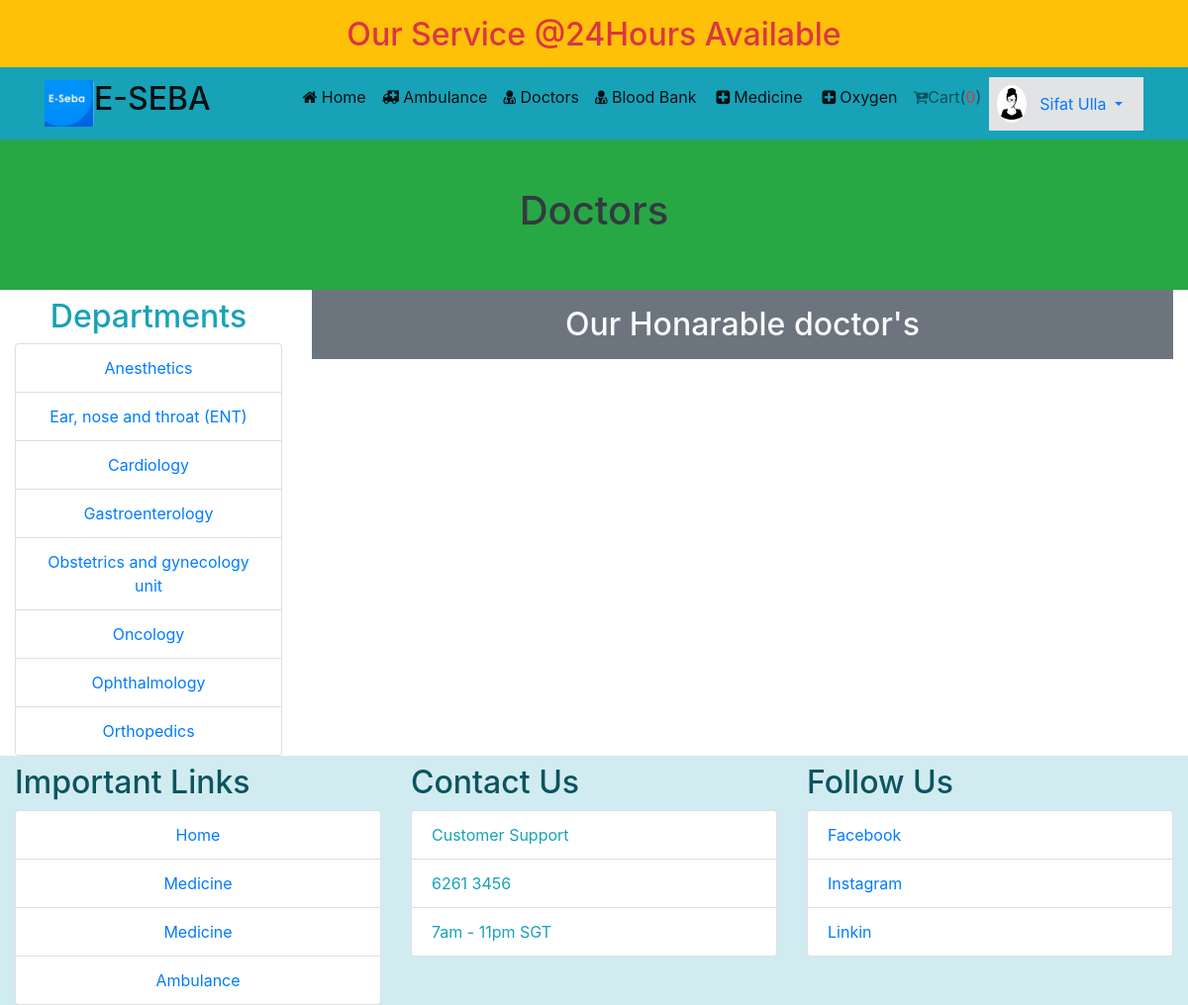
Page /departments.php (signed in) on the committed database.
### tables this page shows
CREATE TABLE `departments` (
  `dept_id` int(11) NOT NULL,
  `dept_name` varchar(200) NOT NULL
);

### classes/Doctors.php (called while the page is built, shortened)
<?php
 $filepath = realpath(dirname(__FILE__));
 include_once ($filepath.'/../lib/Database.php');
class Doctors
{
	private $db;
	function __construct(){
		$this->db = new Database();
	}
	public function allDept(){
		$sql ='SELECT * FROM departments';
		$fetchAll = $this->db->select($sql);
		return $fetchAll;
	}
}

### lib/Database.php (called while the page is built, shortened)
<?php
Class Database{
	public $host   = DB_HOST;
	public $user   = DB_USER;
	public $pass   = DB_PASS;
	public $dbname = DB_NAME;
	public $link;
	private function connectDB(){
	$this->link = new mysqli($this->host, $this->user, $this->pass, $this->dbname);
 }
	public function select($query){
		$result = $this->link->query($query) or die($this->link->error.__LINE__);
		if($result->num_rows > 0){
			return $result;
		} else {
			return false;
		}
	}
}

### departments.php (the view, shortened to what this page needs)
<?php include "layout/header.php"; ?>
<section class="container-fluid bg-success">
	<div class="container p-5">
		<h1 class="text-center text-dark">Doctors</h1>
	</div>
</section>
<section class="container-fluid">
	<div class="row">
		<div class="col-md-3">
			<p class="h2 mt-2 text-center text-info">Departments</p>
			<ul class="list-group">
				<?php
					$result = $Doctors->allDept();
					if($result){
						while($value = $result->fetch_assoc()){
							echo '<li class="list-group-item text-center"><a class="" href="departments.php?dept='.$value['dept_id'].'">'.$value['dept_name'].'</a></li>';
						}
					}
				?>
			</ul>
		</div>
		<div class="col-md-9">
			<div class="">
				<h2 class="text-center text-light bg-secondary p-3">Our Honarable doctor's</h2>
			</div>
		</div>
	</div>
</section>
<?php include "layout/footer.php"; ?>

### rows in the picture
departments: dept_name "Anesthetics"
departments: dept_name "Ear, nose and throat (ENT)"
departments: dept_name "Cardiology"
departments: dept_name "Gastroenterology"
departments: dept_name "Obstetrics and gynecology unit"
departments: dept_name "Oncology"
departments: dept_name "Ophthalmology"
departments: dept_name "Orthopedics"

### other values in the picture
Session::get('cmrname') "Sifat Ulla"
